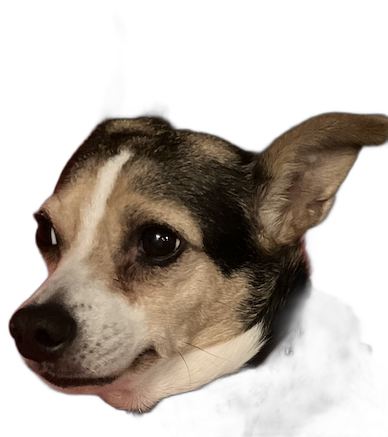
#> input picture src/assets/dogs/cutouts/dog7.png, 388 x 437 px, found by its file name
$ python generate_dog7_icons.py
#> lines starting #> are read from the running program, lines starting #| are printed output that depends on the picture
#> in main, src is the input picture: PIL image 388x437 RGBA; mean R, G, B, A 45.6, 37.2, 29.2, 110
"""One-off: regenerate app icons from the dog7 cutout instead of the paw print."""

from PIL import Image

TRANSPARENT = (0, 0, 0, 0)
SRC = "src/assets/dogs/cutouts/dog7.png"
OUT_DIR = "public/icons"

REGULAR_SIZES = [16, 32, 180, 192, 512]
MASKABLE_SIZE = 512


def build_square(src: Image.Image, canvas_size: int, content_fraction: float) -> Image.Image:
#> called with canvas_size = 1024, content_fraction = 0.92
    bbox = src.getbbox()
#> bbox = (7, 8, 388, 437)
    trimmed = src.crop(bbox) if bbox else src
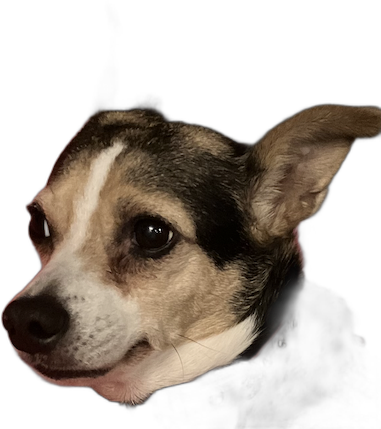
#> trimmed: PIL image 381x429 RGBA; mean R, G, B, A 47.3, 38.6, 30.3, 114.1; transparent parts drawn white
    content_size = int(canvas_size * content_fraction)
    w, h = trimmed.size
#> w = 381; h = 429
    scale = content_size / max(w, h)
#> scale = 2.2
    resized = trimmed.resize((max(1, round(w * scale)), max(1, round(h * scale))), Image.LANCZOS)

    canvas = Image.new("RGBA", (canvas_size, canvas_size), TRANSPARENT)
#> canvas: PIL image 1024x1024 RGBA; every value is 0
    rw, rh = resized.size
#> rw = 837; rh = 942
    offset = ((canvas_size - rw) // 2, (canvas_size - rh) // 2)
#> offset = (93, 41)
    canvas.paste(resized, offset, resized)
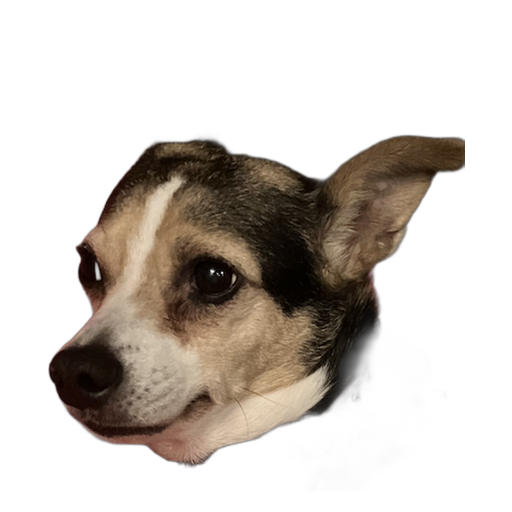
#> canvas: PIL image 1024x1024 RGBA (shown at 1/2 size); mean R, G, B, A 35.1, 28.7, 22.5, 83.3; transparent parts drawn white
    return canvas


def main():
    src = Image.open(SRC).convert("RGBA")

    # Regular icons: dog fills most of the square.
    base = build_square(src, 1024, content_fraction=0.92)
    for size in REGULAR_SIZES:
        resized = base.resize((size, size), Image.LANCZOS)
        resized.save(f"{OUT_DIR}/icon-{size}.png")
#> this loop made 5 passes
#> pass 1, in main, `resized = base.resize((size, size), Image.LANCZOS)`:
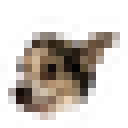
#> resized: PIL image 16x16 RGBA (shown 8 times larger); mean R, G, B, A 52.1, 43.1, 34.4, 83.7; transparent parts drawn white
#> pass 2, in main, `resized = base.resize((size, size), Image.LANCZOS)`:
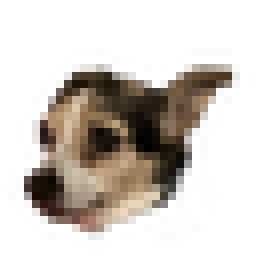
#> resized: PIL image 32x32 RGBA (shown 8 times larger); mean R, G, B, A 43.7, 35, 27.5, 83.4; transparent parts drawn white
#> pass 3, in main, `resized = base.resize((size, size), Image.LANCZOS)`:
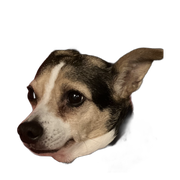
#> resized: PIL image 180x180 RGBA; mean R, G, B, A 35.8, 29.2, 22.9, 83.3; transparent parts drawn white

    apple = base.resize((180, 180), Image.LANCZOS)
    apple.save(f"{OUT_DIR}/apple-touch-icon.png")

    # Maskable: extra margin so the OS's circular/rounded crop doesn't clip the dog.
    maskable = build_square(src, MASKABLE_SIZE, content_fraction=0.7)
#> call 2 of build_square, with canvas_size = 512, content_fraction = 0.7
#> in build_square (call 2), `canvas = Image.new("RGBA", (canvas_size, canvas_size), TRANSPARENT)`: canvas: PIL image 512x512 RGBA; every value is 0
#> in build_square (call 2), `canvas.paste(resized, offset, resized)`:
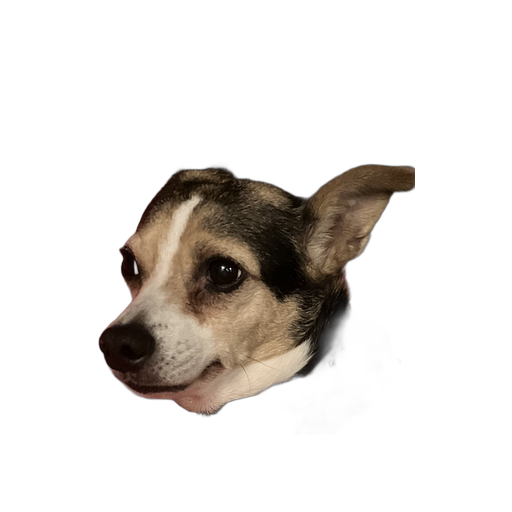
#> canvas: PIL image 512x512 RGBA; mean R, G, B, A 20.3, 16.6, 13, 48.1; transparent parts drawn white
    maskable.save(f"{OUT_DIR}/icon-512-maskable.png")

    print("done")


if __name__ == "__main__":
    main()

$ run again, with src/assets/dogs/cutouts/dog1.png copied over src/assets/dogs/cutouts/dog7.png
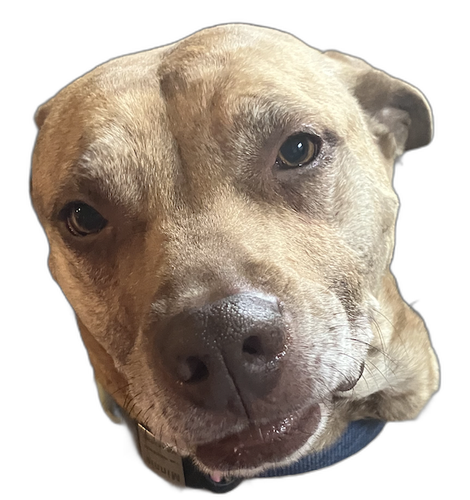
#> input picture src/assets/dogs/cutouts/dog1.png, 470 x 500 px, found by its file name
#> in main, src is the input picture: PIL image 470x500 RGBA; mean R, G, B, A 93.6, 82.8, 72, 157.2
#> bbox = (24, 18, 446, 498)
#> after the loop in main, `for size in REGULAR_SIZES:`:
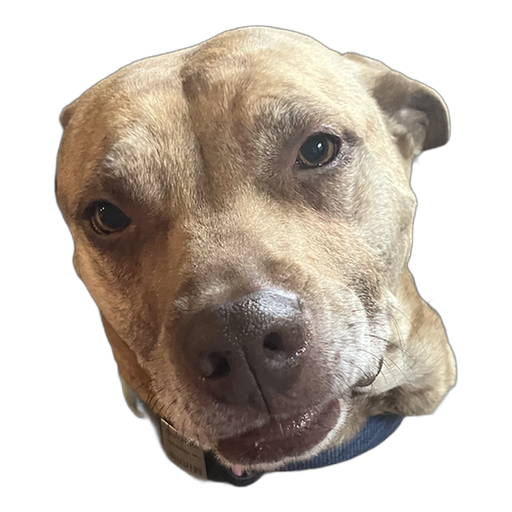
#> resized: PIL image 512x512 RGBA; mean R, G, B, A 80.3, 71, 61.8, 134.8; transparent parts drawn white
#> in build_square (call 2), `canvas.paste(resized, offset, resized)`:
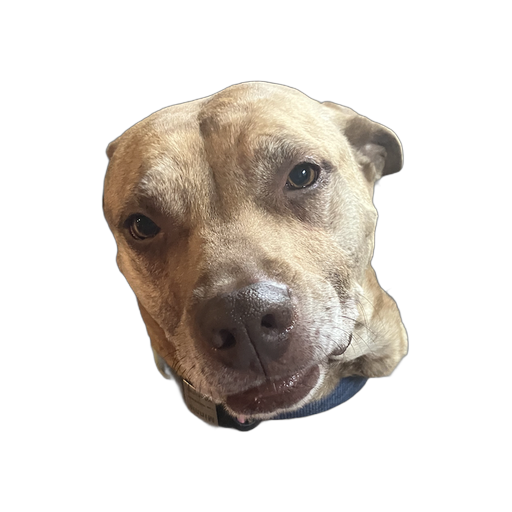
#> canvas: PIL image 512x512 RGBA; mean R, G, B, A 46.4, 41.1, 35.7, 77.9; transparent parts drawn white

$ run again, with src/assets/dogs/cutouts/dog10.png copied over src/assets/dogs/cutouts/dog7.png
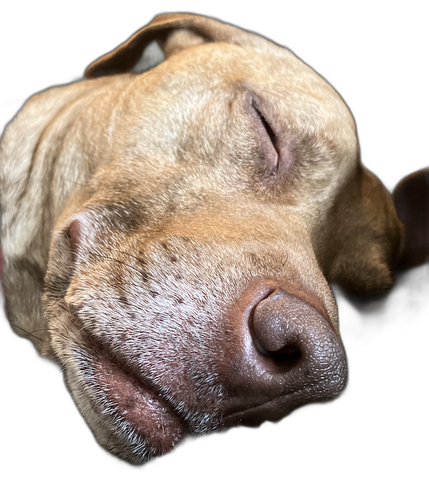
#> input picture src/assets/dogs/cutouts/dog10.png, 429 x 482 px, found by its file name
#> in main, src is the input picture: PIL image 429x482 RGBA; mean R, G, B, A 102.9, 89.6, 78.9, 165.5
#> bbox = (0, 9, 429, 473)
#> after the loop in main, `for size in REGULAR_SIZES:`:
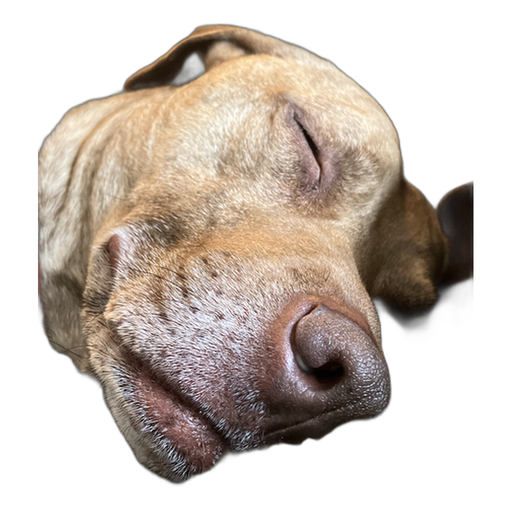
#> resized: PIL image 512x512 RGBA; mean R, G, B, A 83.2, 72.5, 63.9, 132.7; transparent parts drawn white
#> in build_square (call 2), `canvas.paste(resized, offset, resized)`:
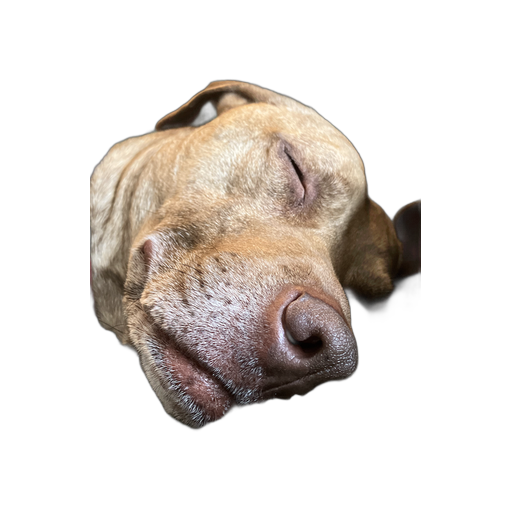
#> canvas: PIL image 512x512 RGBA; mean R, G, B, A 48.1, 41.9, 36.9, 76.7; transparent parts drawn white

$ run again, with src/assets/dogs/cutouts/dog11.png copied over src/assets/dogs/cutouts/dog7.png
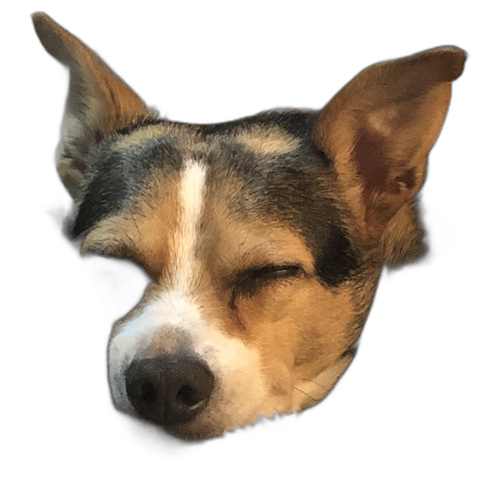
#> input picture src/assets/dogs/cutouts/dog11.png, 500 x 487 px, found by its file name
#> in main, src is the input picture: PIL image 500x487 RGBA; mean R, G, B, A 54.9, 43.4, 31.5, 107.5
#> bbox = (26, 7, 474, 461)
#> after the loop in main, `for size in REGULAR_SIZES:`:
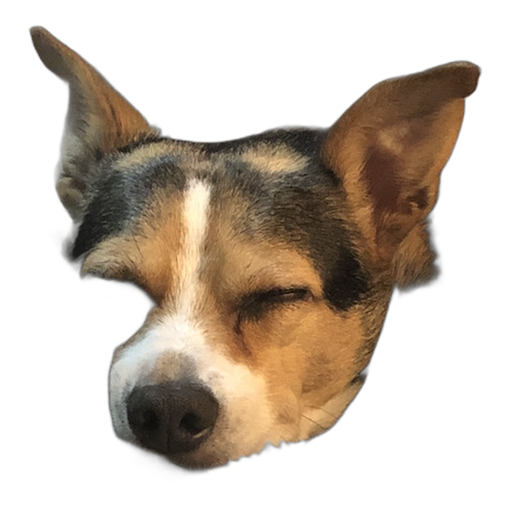
#> resized: PIL image 512x512 RGBA; mean R, G, B, A 54, 42.6, 30.9, 105.2; transparent parts drawn white
#> in build_square (call 2), `canvas.paste(resized, offset, resized)`:
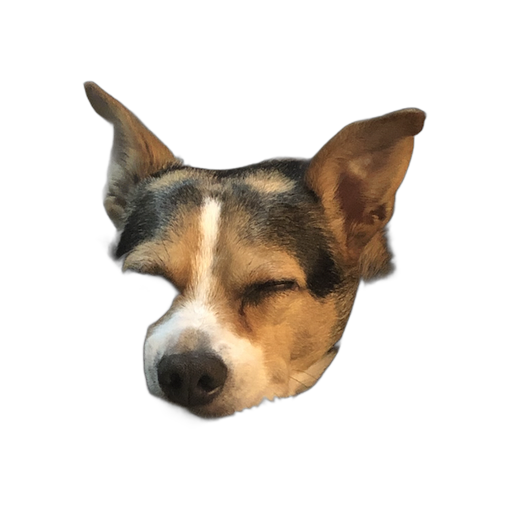
#> canvas: PIL image 512x512 RGBA; mean R, G, B, A 31.2, 24.7, 17.9, 60.7; transparent parts drawn white
